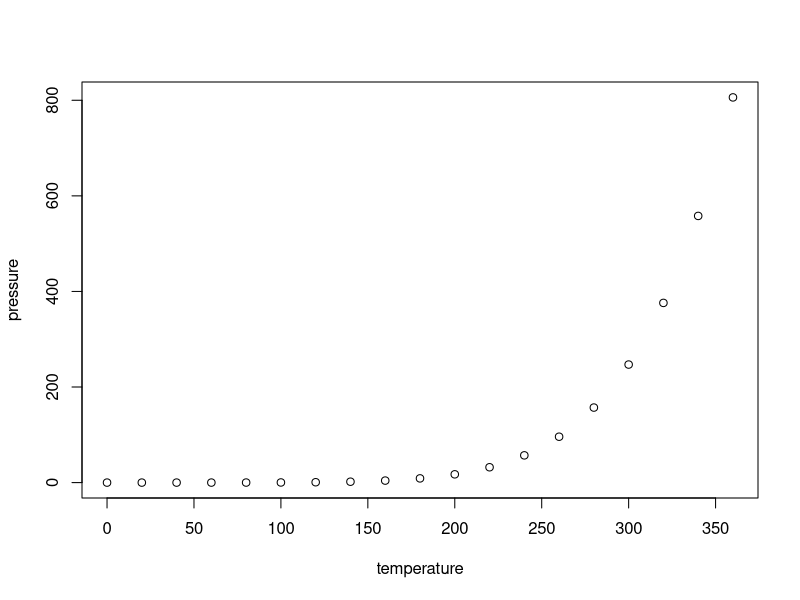
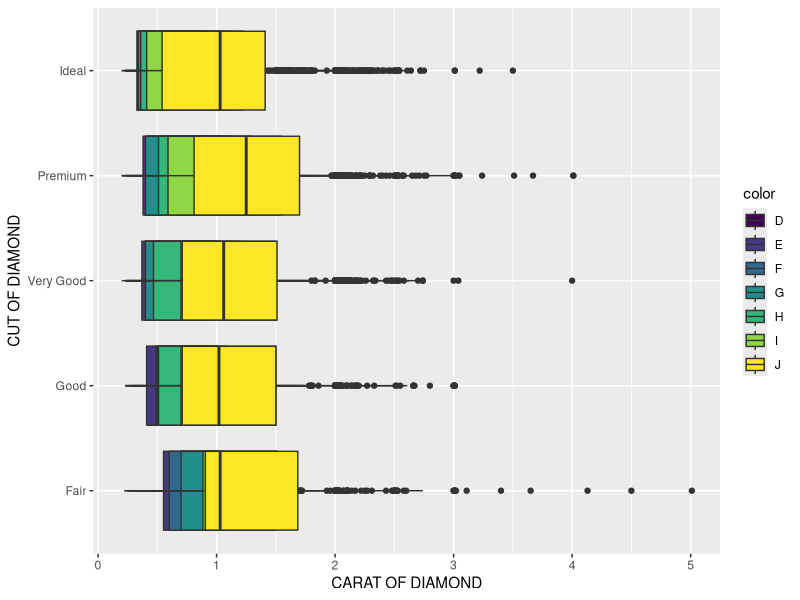
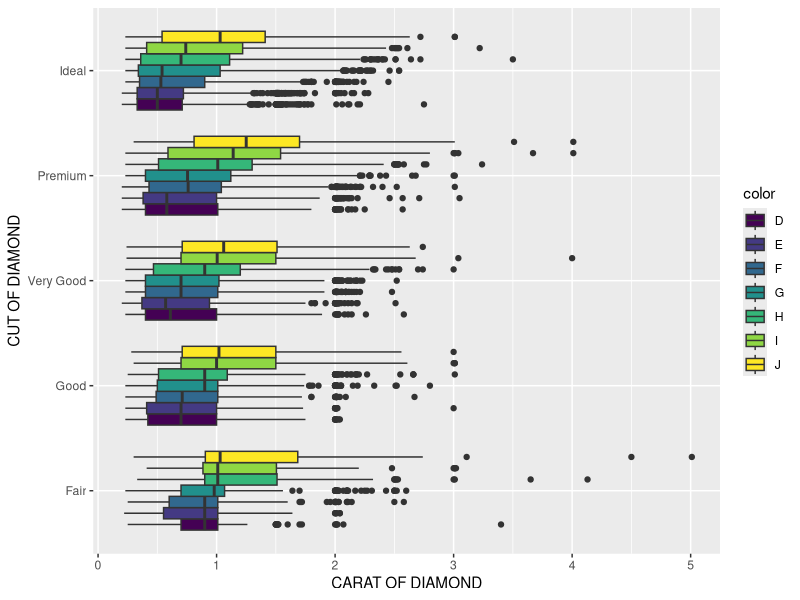
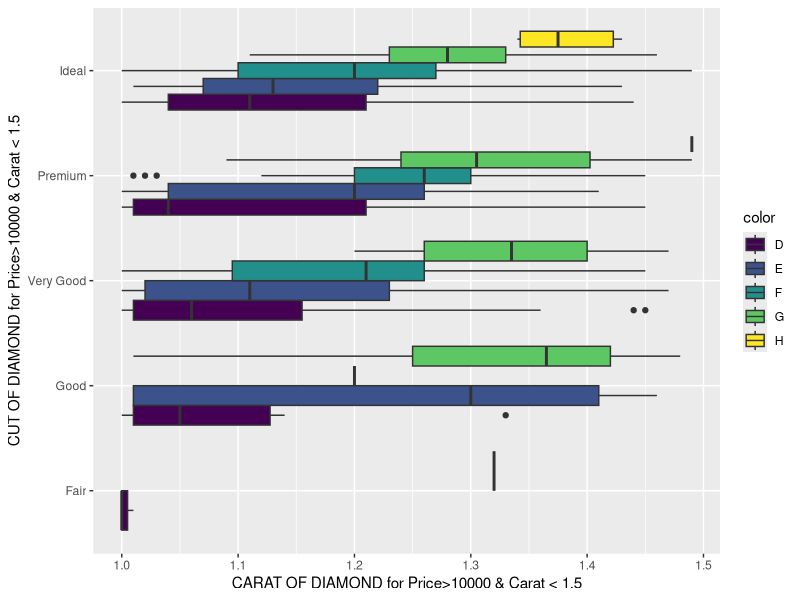
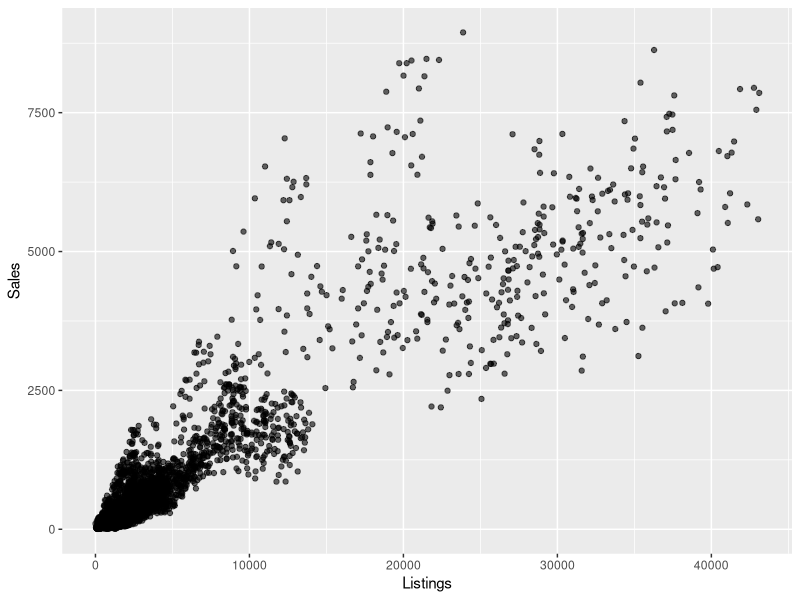
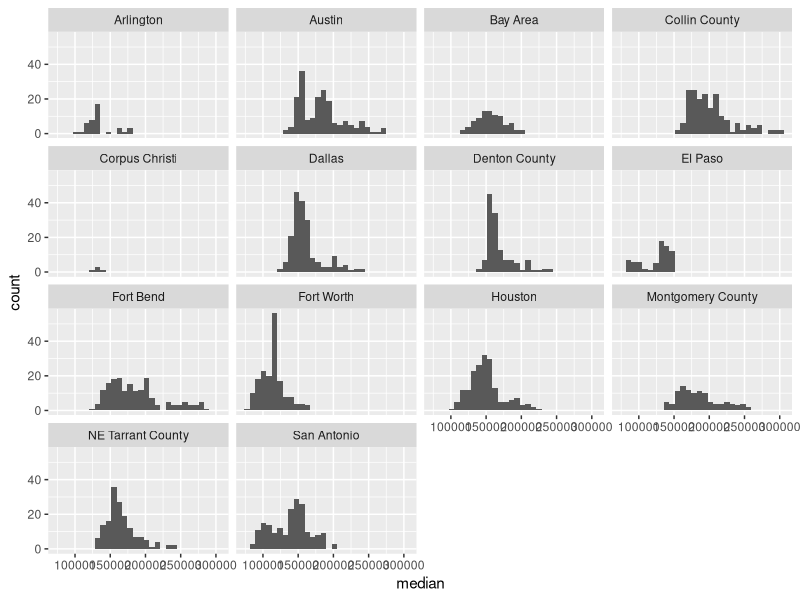
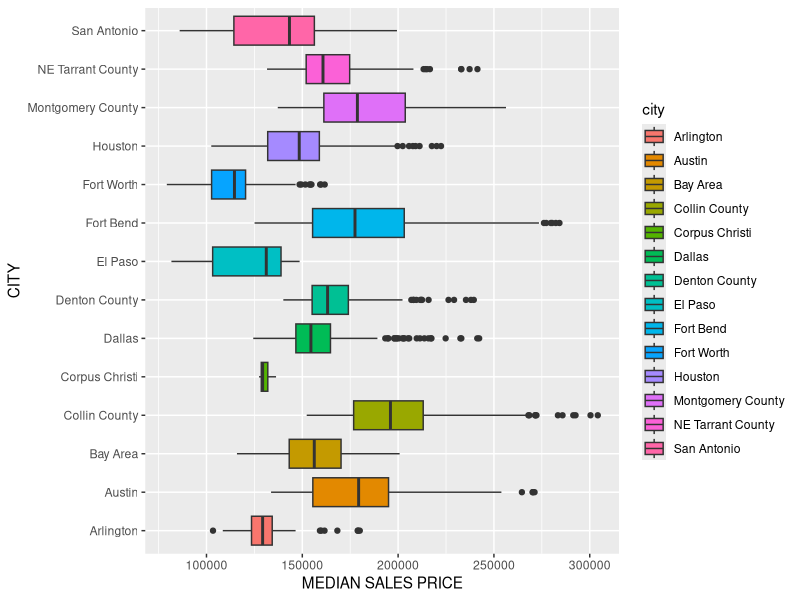

R code for these plots, in order:
## ---- chunk 1
knitr::opts_chunk$set(echo = TRUE)
## ---- chunk 2

library(tidyverse)
## ---- chunk 3
plot(pressure)
## ---- chunk 4
# Table of contents located above
## ---- chunk 5
# Plotting = Ggplot
# Data munging/wrangling = dplyr, tibbles
# Reshaping (speading and gathering) data = tidyr
# Importing/exporting data = readr

## ---- chunk 6
# Plotting = geom_point(), geom_smooth
# Data munging/wrangling = filter(), summarize()
# Reshaping data = gather() and spread() 
# Importing/exporting data = read_csv(), read_delim()

## ---- chunk 7
My_data.name___is.too00ooLong <- c( 1 , 2 , 3 )
## ---- chunk 8
my_string <- c('has', 'an', 'error', 'in', 'it')
## ---- chunk 9
my_vector <- c(1, 2, '3', '4', 5) 
my_vector

# In the my_vector variable the code written has three integers and two characters. When you run the my_vector variable it turns all the values into characters
## ---- chunk 10
# file_path<-'/Users/ephan/Desktop/Homework/Elaine_Phan_midterm.Rmd/rail_trail.txt'
# csv_data <- read_csv(file = file_path)
## ---- chunk 11
# glimpse(csv_data)
## ---- chunk 12
file_path<-'/Users/ephan/Desktop/Homework/Elaine_Phan_midterm.Rmd/rail_trail.csv'
## ---- chunk 13
# write_delim(csv_data, delim = '|', path= "/Users/ephan/Desktop/Homework/Elaine_Phan_midterm.Rmd/rail_trail.csv")
## ---- chunk 14
# rail_trail.csv<-'/Users/ephan/Desktop/Homework/Elaine_Phan_midterm.Rmd/rail_trail.csv'
# rail_trail.csv <- read_csv(file = rail_trail.csv)
## ---- chunk 15
# glimpse(rail_trail.csv)
## ---- chunk 16
# 1. The title "MRS. President" This title need to be bolded.
# 2. The bubbles are not explained or clear and the colors do not have an explaination or legend. Why are M/F color and not others. 
# 3. We don't know what the numbers in the bubbles mean. Are they percentage?
## ---- chunk 17
ggplot(data = diamonds) + 
  geom_boxplot( mapping = aes(x = cut, y = carat, fill = color), position = 'identity')+
  ylab('CARAT OF DIAMOND') +
  xlab('CUT OF DIAMOND')+
  coord_flip()
## ---- chunk 18
# Dodge position allowes you to see and compare the carat's distribution  for each diamond cut and color. 
ggplot(data = diamonds) + 
  geom_boxplot( mapping = aes(x = cut, y = carat, fill = color), position = 'dodge')+
  ylab('CARAT OF DIAMOND') +
  xlab('CUT OF DIAMOND')+
  coord_flip()
## ---- chunk 19
table2
## ---- chunk 20
# The above table2 the type column and count column didn't make sense.
# It makes more sense to list the case with its number as a column and the population and it's counts as a #separate column. Otherwise you have to look left to right and it will be hard to filter the data.
spread(table2, key = type, value = count)
## ---- chunk 21
diamonds <- diamonds %>% mutate(price_per_carat = price/carat) 

## ---- chunk 22
smalldiamonds <- diamonds %>% group_by(cut) %>% 
  summarize(
    number_of_diamonds = n(),
    group_below10K_smaller1.5carat = sum(price > 10000 & carat < 1.5),
    group_proportion = mean(price > 10000 & carat < 1.5)
  )
smalldiamonds
## ---- chunk 23
dataset <- filter(diamonds, price>10000 & carat < 1.5)
dataset
## ---- chunk 24
# 3A. Yes the results makes sense, because only a small amount of the diamonds are small less then 1.5 carat # and have a high price over $10,000. When you look at the Y axis you see that there are more higher quality # cut diamonds(ideal, premium and very good) and less cut diamonds at  fair and good quality.
# 3B. Yes, we should be wary of these numbers because the number of diamonds that fit this category is a small subset of diamonds and this can give bias to the over all data. We can have bias in this data set since the sample size is small we get more variation or noise in the data.  If we need to calculate or make predictions with this subset we get a larger or increase in our standard error. 
ggplot(data = dataset) + 
  geom_boxplot( mapping = aes(x = cut, y = carat, fill = color), position = 'dodge')+
  ylab('CARAT OF DIAMOND for Price>10000 & Carat < 1.5') +
  xlab('CUT OF DIAMOND for Price>10000 & Carat < 1.5')+
  coord_flip()
## ---- chunk 25
# Between the years of 2000 to 2015
txhousing
tail(txhousing)

## ---- chunk 26
# 46 cities are represented.
nrow(distinct(txhousing, city))
## ---- chunk 27
# Houston, in July 2015 had the highest number of sales.
txhousing %>%
  group_by(city, month, year) %>%
  arrange(desc(sales))
   
## ---- chunk 28
#The relationship between number of listings and number of sales is linearly correlated. As more houses are listed the number of sales house also go up. 
ggplot(data = txhousing) + 
  geom_point( mapping = aes(x = listings, y = sales), position = 'jitter', alpha=.6)+
  ylab('Sales') +
  xlab('Listings')
  
## ---- chunk 29
# Here are the missing sales proportion below.
txhousing %>% group_by(city) %>% 
  summarize(proportion = mean(is.na(sales)))
## ---- chunk 30
housesale500 <- txhousing %>% group_by(city, month) %>% filter(sales>500)
housesale500
## ---- chunk 31
#6A. Median sale prices when grouped by city are very different. 
housesale500 %>% group_by(city) %>%arrange(median)
## ---- chunk 32
#6A.  
# Here you can see the lowest price of house in Fort Worth and Arlington Texas is lower than the BayArea.
housesale500 %>% group_by(city) %>% summarize(median = median(median)) %>%arrange(median)
## ---- chunk 33
#6A.
# Here you can see that the highest median price of house in Collin Country and Austin is higher than BayArea
housesale500 %>% group_by(city) %>% summarize(median = median(median)) %>% arrange(desc(median))
## ---- chunk 34
#6A.
# When we look at the median price of houses in a facet we can compare the different cities in a histogram. 
# In the facet we can see a lot of varying distibution in each city. Austin, El Paso have bimodal histograms.
# Unimodal histrograms are seen in BayArea, Dallas, Denton County, Collin County, Montgomery County, #FortWorth, Fort Bend, Houston, and NE Tarrant County. 
# Collin County, Austin, Denton County, Dallas, Fort Bend,Houston, Montgomery County and NE Tarrant County #have a histogram skewing to the right. 
ggplot(housesale500, aes(x = median)) + 
  geom_histogram() + 
  facet_wrap(~ city) 
## ---- chunk 35
#6A.
ggplot(housesale500) + 
  geom_boxplot(aes(x = city, y = median, fill = city), position = 'dodge') +
  xlab("CITY") + 
  ylab("MEDIAN SALES PRICE") + 
  coord_flip()
  
## ---- chunk 36
#6B.
# It would be interesting to see why Houston, Dallas, Denton County, Auston and San Antonio and  NE Tarrant County had a spike in median prices at the same time. 
# Why does  Austin, El Paso have bimodal histograms. 
# Why does  Collin County,Fort Bend, Austin, and Montogomery county have the highest median price.
# Why does Fort Worth, El Paso, Arlington and Corpus Christi have the lowerest median price. 
# Why does Corpus Christi have a narrow and stable median price range and Fort Bend and Collin County have a large varying price range. 
## ---- chunk 37
# 6C.
# We want to filter out the cities and months with sales less than 500  because we don't want to have any bias from our data set. 
# When the sample size increases our standard error decreases.
# When the sample size increase the shape of the distribution is less spread out and less variation or noise in the data. 
